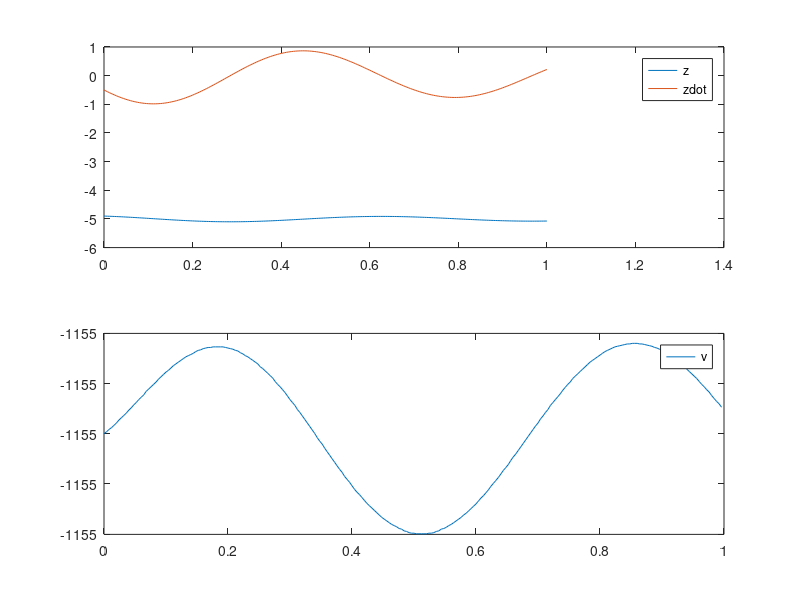

Source code (MATLAB):
function startercode001835
[T,X,U,XFORDISPLAY] = RunSimulation;
PlotResults(T,X,U);
z = mat2str(XFORDISPLAY(1),8)
zdot = mat2str(XFORDISPLAY(2),8)
end

function [actuators,data] = initControlSystem(sensors,references,parameters,data)
%%%%%%%%%%%%%%%%%%
% MODIFY
data.A = [0 1;(-6/8)-(9/8)*((-5)^2) -6/8];
data.B = [0;1/8];
data.C = [0 1];
Qc = eye(2);
Rc = 4.1;
Qo = 6.8;
Ro = eye(2);
data.K = lqr(data.A,data.B,Qc,Rc);
data.L = lqr(data.A',data.C',inv(Ro),inv(Qo))';
data.xhat = [0;0];
%
%%%%%%%%%%%%%%%%%%
[actuators,data] = runControlSystem(sensors,references,parameters,data);
end

function [actuators,data] = runControlSystem(sensors,references,parameters,data)
%%%%%%%%%%%%%%%%%%
% MODIFY
u = -data.K*data.xhat;
y = sensors.zdot;
data.xhat = data.xhat + (data.A*data.xhat + data.B*u - data.L*(data.C*data.xhat - y))*parameters.tStep;
actuators.v = u + 6*-5 + 9*(-5)^3;
%
%%%%%%%%%%%%%%%%%%
end

function [T,X,U,XFORDISPLAY] = RunSimulation
[t,x,tStep,nSteps,nStepsForDisplay] = InitSimulation;
T = t;
X = x;
U = [];
controller.init = @initControlSystem;
controller.run = @runControlSystem;
controller.sensors = GetSensors(t,x);
controller.references = struct;
controller.parameters = struct('tStep',tStep);
controller.data = struct;
[controller.actuators,controller.data] = ...
    controller.init(controller.sensors, ...
                    controller.references, ...
                    controller.parameters, ...
                    controller.data);
for iStep = 1:nSteps
    u = GetInput(controller.actuators);
    [t,x] = ode45(@(t,x) GetXDot(t,x,u),[t t+tStep],x);
    t = t(end);
    x = x(end,:)';
    controller.sensors = GetSensors(t,x);
    [controller.actuators,controller.data] = ...
    controller.run(controller.sensors, ...
                    controller.references, ...
                    controller.parameters, ...
                    controller.data);
    T = [T t];
    X = [X x];
    U = [U u];
    if iStep==nStepsForDisplay
        XFORDISPLAY = x;
    end
end
end

function [t,x,tStep,nSteps,nStepsForDisplay] = InitSimulation
t = 0;
x = [-4.90; -0.50];
tStep = 0.004;
nStepsForDisplay = 25;
nSteps = 250;
end

function u = GetInput(actuators)
u = actuators.v;
end

function sensors = GetSensors(t,x)
sensors.t = t;
sensors.zdot = x(2);
end

function xdot = GetXDot(t,x,u)
xdot = [x(2); (1/8)*(-(6*x(2)+6*x(1)+9*x(1)^3)+u(1))];
end

function PlotResults(T,X,U)
clf;
subplot(2,1,1);
plot(T,X);
legend('z','zdot');
subplot(2,1,2);
plot(T(1:end-1),U);
legend('v');
end
